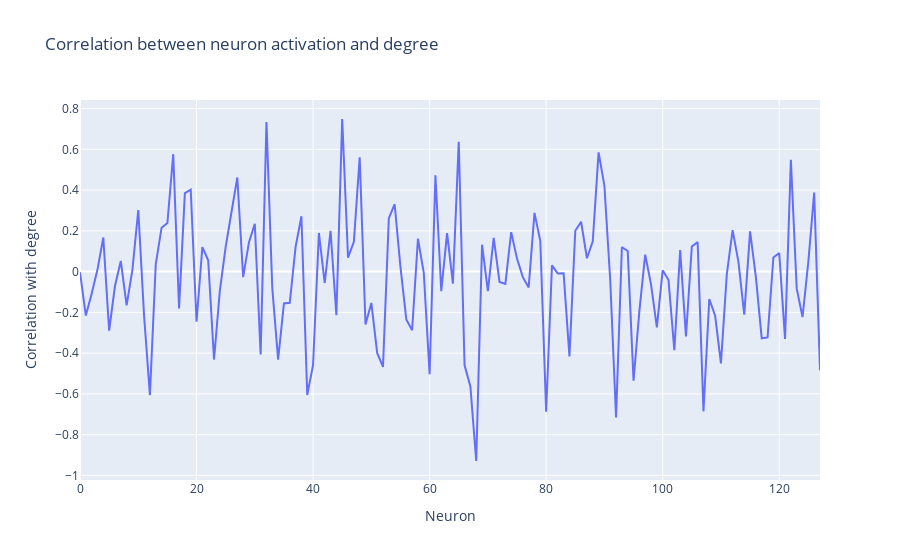

The cell this chart's notebook holds for it:
### Code cell
loader = get_dataloader('adj','data/n10_15-21_tn_vn/val.npz',128)
input, _ = next(iter(loader))
_, cache = model.run_with_cache(input)
degree_act_correlations = get_degree_act_correlation(input, cache['resid_pre',1])
px.line(
    y=degree_act_correlations.detach(),
    labels={"x": "Neuron", "y": "Correlation with degree"},
    title=f"Correlation between neuron activation and degree"
).show()

### Figure 1 — Plotly figure (JSON) as saved in the notebook; plotly's stock layout.template omitted (floating-point values rounded to 4 significant figures)
{"data": [{"hovertemplate": "Neuron=%{x}<br>Correlation with degree=%{y}<extra></extra>", "legendgroup": "", "line": {"color": "#636efa", "dash": "solid"}, "marker": {"symbol": "circle"}, "mode": "lines", "name": "", "orientation": "v", "showlegend": false, "type": "scatter", "x": [0, 1, 2, 3, 4, 5, 6, 7, 8, 9, 10, 11, 12, 13, 14, 15, 16, 17, 18, 19, 20, 21, 22, 23, 24, 25, 26, 27, 28, 29, 30, 31, 32, 33, 34, 35, 36, 37, 38, 39, 40, 41, 42, 43, 44, 45, 46, 47, 48, 49, 50, 51, 52, 53, 54, 55, 56, 57, 58, 59, 60, 61, 62, 63, 64, 65, 66, 67, 68, 69, 70, 71, 72, 73, 74, 75, 76, 77, 78, 79, 80, 81, 82, 83, 84, 85, 86, 87, 88, 89, 90, 91, 92, 93, 94, 95, 96, 97, 98, 99, 100, 101, 102, 103, 104, 105, 106, 107, 108, 109, 110, 111, 112, 113, 114, 115, 116, 117, 118, 119, 120, 121, 122, 123, 124, 125, 126, 127], "xaxis": "x", "y": [-0.003602, -0.2158, -0.1083, 0.01, 0.1674, -0.2901, -0.07062, 0.05222, -0.1657, 0.009842, 0.3015, -0.2171, -0.6058, 0.0351, 0.2155, 0.2384, 0.5761, -0.1812, 0.3848, 0.4019, -0.2459, 0.1202, 0.05563, -0.4315, -0.09406, 0.1211, 0.2924, 0.4617, -0.02682, 0.1447, 0.2351, -0.4066, 0.7339, -0.08084, -0.4315, -0.1564, -0.1528, 0.1209, 0.2715, -0.6054, -0.4575, 0.1897, -0.05594, 0.1996, -0.214, 0.7488, 0.06828, 0.1458, 0.5611, -0.2589, -0.1536, -0.3992, -0.4673, 0.2613, 0.3307, 0.02174, -0.2344, -0.2874, 0.1613, -0.006316, -0.5038, 0.4727, -0.09568, 0.1888, -0.05911, 0.6373, -0.4594, -0.5631, -0.9292, 0.132, -0.09599, 0.166, -0.05061, -0.06004, 0.1936, 0.06387, -0.02714, -0.07763, 0.2881, 0.1495, -0.6878, 0.03055, -0.009702, -0.008337, -0.4159, 0.2006, 0.2446, 0.06564, 0.1483, 0.585, 0.4207, -0.04322, -0.7155, 0.1199, 0.101, -0.535, -0.1935, 0.08296, -0.06291, -0.2739, 0.006177, -0.04136, -0.3859, 0.1056, -0.3177, 0.1234, 0.1448, -0.6856, -0.1346, -0.2164, -0.4502, -0.01461, 0.2031, 0.04771, -0.2113, 0.1972, -0.02864, -0.3271, -0.3228, 0.06936, 0.09138, -0.33, 0.5484, -0.08236, -0.223, 0.04937, 0.3879, -0.4842], "yaxis": "y"}], "layout": {"legend": {"tracegroupgap": 0}, "title": {"text": "Correlation between neuron activation and degree"}, "xaxis": {"anchor": "y", "domain": [0, 1], "title": {"text": "Neuron"}}, "yaxis": {"anchor": "x", "domain": [0, 1], "title": {"text": "Correlation with degree"}}}}
